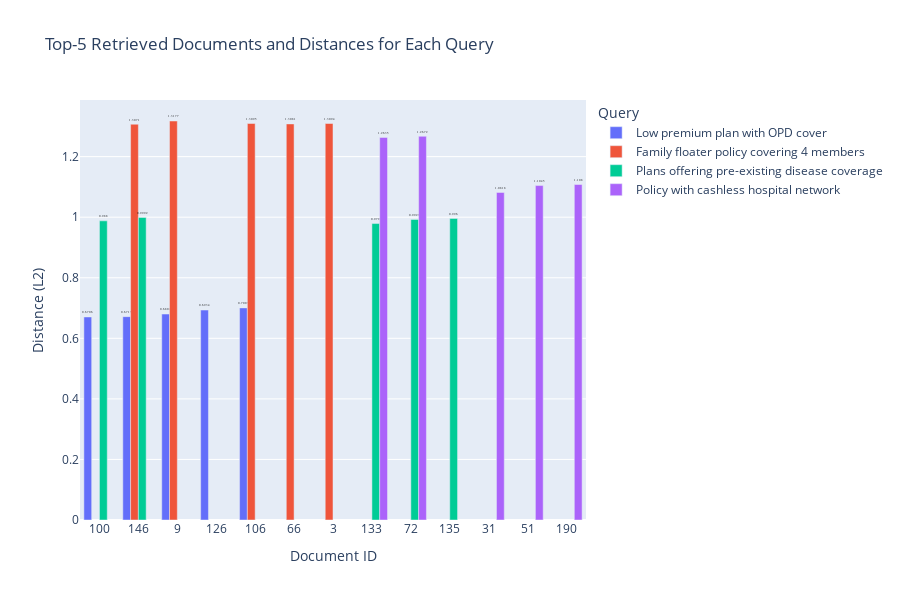

Write notebook code for a chart like this one.
### Code cell
import plotly.express as px
import pandas as pd

# Data preparation
data = {
    "Query": [
        "Low premium plan with OPD cover"] * 5 +
        ["Family floater policy covering 4 members"] * 5 +
        ["Plans offering pre-existing disease coverage"] * 5 +
        ["Policy with cashless hospital network"] * 5,
    "Document ID": [100, 146, 9, 126, 106, 146, 66, 3, 106, 9, 133, 100, 72, 135, 146, 133, 72, 31, 51, 190],
    "Distance (L2)": [0.6706, 0.6715, 0.6802, 0.6934, 0.7005, 1.3071, 1.3081, 1.3094, 1.3095, 1.3177,
                      0.9790, 0.9880, 0.9926, 0.9960, 0.9992, 1.2635, 1.2672, 1.0818, 1.1045, 1.1080]
}

df = pd.DataFrame(data)

# Plot
fig = px.bar(
    df,
    x="Document ID",
    y="Distance (L2)",
    color="Query",
    text="Distance (L2)",          # Add text labels
    barmode="group",
    title="Top-5 Retrieved Documents and Distances for Each Query",
    labels={"Distance (L2)": "Distance (L2)", "Document ID": "Document ID"},
    height=600
)

# Update trace with bold and larger text using a font that supports bold
fig.update_traces(
    textposition="outside",  # Text outside bars
    textfont=dict(
        family="Arial Black",    # Font family with bold support
        size=14,                 # Text size
        color="black"            # Text color
    )
)

fig.update_layout(xaxis_type='category')

fig.show()

### Figure 1 — Plotly figure (JSON) as saved in the notebook; plotly's stock layout.template omitted (floating-point values rounded to 4 significant figures)
{"data": [{"alignmentgroup": "True", "hovertemplate": "Query=Low premium plan with OPD cover<br>Document ID=%{x}<br>Distance (L2)=%{text}<extra></extra>", "legendgroup": "Low premium plan with OPD cover", "marker": {"color": "#636efa", "pattern": {"shape": ""}}, "name": "Low premium plan with OPD cover", "offsetgroup": "Low premium plan with OPD cover", "orientation": "v", "showlegend": true, "text": [0.6706, 0.6715, 0.6802, 0.6934, 0.7005], "textfont": {"color": "black", "family": "Arial Black", "size": 14}, "textposition": "outside", "type": "bar", "x": [100, 146, 9, 126, 106], "xaxis": "x", "y": [0.6706, 0.6715, 0.6802, 0.6934, 0.7005], "yaxis": "y"}, {"alignmentgroup": "True", "hovertemplate": "Query=Family floater policy covering 4 members<br>Document ID=%{x}<br>Distance (L2)=%{text}<extra></extra>", "legendgroup": "Family floater policy covering 4 members", "marker": {"color": "#EF553B", "pattern": {"shape": ""}}, "name": "Family floater policy covering 4 members", "offsetgroup": "Family floater policy covering 4 members", "orientation": "v", "showlegend": true, "text": [1.307, 1.308, 1.309, 1.31, 1.318], "textfont": {"color": "black", "family": "Arial Black", "size": 14}, "textposition": "outside", "type": "bar", "x": [146, 66, 3, 106, 9], "xaxis": "x", "y": [1.307, 1.308, 1.309, 1.31, 1.318], "yaxis": "y"}, {"alignmentgroup": "True", "hovertemplate": "Query=Plans offering pre-existing disease coverage<br>Document ID=%{x}<br>Distance (L2)=%{text}<extra></extra>", "legendgroup": "Plans offering pre-existing disease coverage", "marker": {"color": "#00cc96", "pattern": {"shape": ""}}, "name": "Plans offering pre-existing disease coverage", "offsetgroup": "Plans offering pre-existing disease coverage", "orientation": "v", "showlegend": true, "text": [0.979, 0.988, 0.9926, 0.996, 0.9992], "textfont": {"color": "black", "family": "Arial Black", "size": 14}, "textposition": "outside", "type": "bar", "x": [133, 100, 72, 135, 146], "xaxis": "x", "y": [0.979, 0.988, 0.9926, 0.996, 0.9992], "yaxis": "y"}, {"alignmentgroup": "True", "hovertemplate": "Query=Policy with cashless hospital network<br>Document ID=%{x}<br>Distance (L2)=%{text}<extra></extra>", "legendgroup": "Policy with cashless hospital network", "marker": {"color": "#ab63fa", "pattern": {"shape": ""}}, "name": "Policy with cashless hospital network", "offsetgroup": "Policy with cashless hospital network", "orientation": "v", "showlegend": true, "text": [1.264, 1.267, 1.082, 1.105, 1.108], "textfont": {"color": "black", "family": "Arial Black", "size": 14}, "textposition": "outside", "type": "bar", "x": [133, 72, 31, 51, 190], "xaxis": "x", "y": [1.264, 1.267, 1.082, 1.105, 1.108], "yaxis": "y"}], "layout": {"barmode": "group", "height": 600, "legend": {"title": {"text": "Query"}, "tracegroupgap": 0}, "title": {"text": "Top-5 Retrieved Documents and Distances for Each Query"}, "xaxis": {"anchor": "y", "domain": [0, 1], "title": {"text": "Document ID"}, "type": "category"}, "yaxis": {"anchor": "x", "domain": [0, 1], "title": {"text": "Distance (L2)"}}}}
